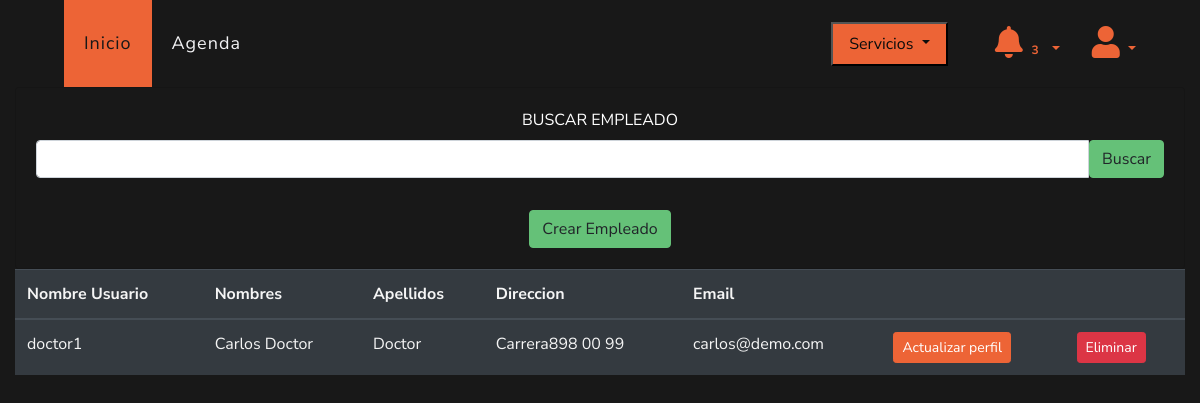
The page /ver/empleados (signed in) on the database its author committed.
### veterinary/models.py (models this page shows, shortened)
class User(AbstractUser):
    direccion = models.CharField(max_length=200, blank=True, null=True)
    veterinary = models.ForeignKey(Veterinary, on_delete=models.PROTECT, null=True, blank=True)
    is_doctor = models.BooleanField(default=False)
    has_seen_video = models.BooleanField(default=False)

### veterinary/views.py (the view)
# urls.py: path("ver/empleados", views.detailEmployee, name='detailEmployee'),
@login_required(login_url="login")
def detailEmployee(request):
    VeterinaryLogued = request.user.veterinary
    if request.method == "POST":
        employee = User.objects.filter(
            first_name__contains=request.POST.get("search", ""),
            veterinary=VeterinaryLogued,
        )
    else:
        employee = User.objects.filter(veterinary=VeterinaryLogued)
    context = {"employees": employee}
    return render(request, "veterinary/detailEmployee.html", context)

### veterinary/views.py (called while the page is built)
def check_notifications(request):
    if not request.user.is_authenticated:
        veterinary_logued = Veterinary.objects.get(id=1)
    else:
        veterinary_logued = request.user.veterinary
    if not Client.objects.filter(veterinary=veterinary_logued).exists():
        messages.info(request, 'Registra clientes')
    if not Pet.objects.filter(client__veterinary=veterinary_logued).exists():
        messages.info(request, 'Registra mascotas')
    if not Category.objects.filter(veterinary=veterinary_logued).exists():
        messages.info(request, 'Registra categorias y productos')
    if not Events.objects.filter(veterinary=veterinary_logued).exists():
        messages.info(request, 'Registra tu primer cita')

### templates/veterinary/detailEmployee.html (shortened to what this page needs)
{% extends 'layout/base.html' %}
{% block 'style' %}
{% load static %}
<link rel="stylesheet" href="{% static 'css/estiloindex.css' %}">
<link rel="stylesheet" href="{% static 'css/estilo.css' %}">
{% endblock %}
{% block 'header' %}
{% include 'layout/partials/headerbase.html' %}
{% endblock %}
{% block 'content' %}
<div class="container-fluid" style="background-color: #181818; height: 100vh">
  <div class="row">
    <div class="col-lg-12 col-md-12 col-sm-12 col-xs-12" style="padding-right: 15px; padding-left: 15px;">
      <div class="card bg-dark text-white">
        <div class="card-body text-center">
          <form action="" method="POST">
              <label>BUSCAR EMPLEADO</label>
              <div  class="input-group mb-3">
                <input type="text" class="form-control" name="search">
                  <button type="submit" class="btn btn-secondary">Buscar</button>
            </div>
          </form>
          <a href="{% url 'registerEmployee' %}" class="btn btn-secondary mt-3">Crear Empleado</a>
        </div>
      </div>
        <div class="table-responsive">
          <table class="table table-dark">
            <thead>
              <tr>
                <th>Nombre Usuario</th>
                <th>Nombres</th>
                <th>Apellidos</th>
                <th>Direccion</th>
                <th>Email</th>
                <th></th>
                <th></th>
              </tr>
            </thead>
            <tbody>
              {% for employee in employees %}
                  {% if employee.direccion != None %}
                      <tr>
                        <td>{{employee.username}}</td>
                        <td>{{employee.first_name}}</td>
                        <td>{{employee.last_name}}</td>
                        <td>{{employee.direccion}}</td>
                        <td>{{employee.email}}</td>
                        <td><a href="{% url 'updateEmployee' id=employee.id %}" class="btn btn-primary btn-sm">Actualizar perfil</a></td>
                        <td><button onclick="borrar('{{employee.id}}')" class="btn btn-danger btn-sm">Eliminar</button></td>
                      </tr>
                  {% endif %}
              {% endfor %}
            </tbody>
          </table>
      </div>
    </div>
  </div>
</div>
{% endblock %}

### rows shown on the page
User: username "doctor1", first_name "Carlos Doctor", last_name "Doctor", direccion "Carrera898 00 99", email "carlos@demo.com"

### other values the page prints
{{ messages|length }} "3"
